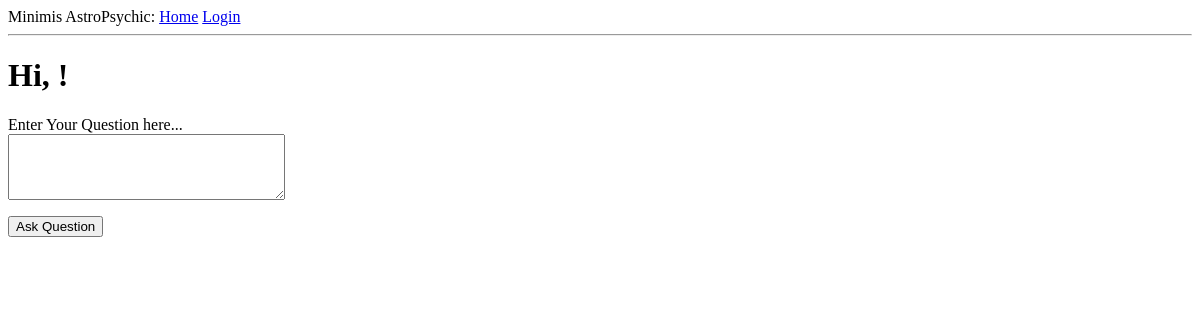
/users, run on an earlier commit of the app's database.
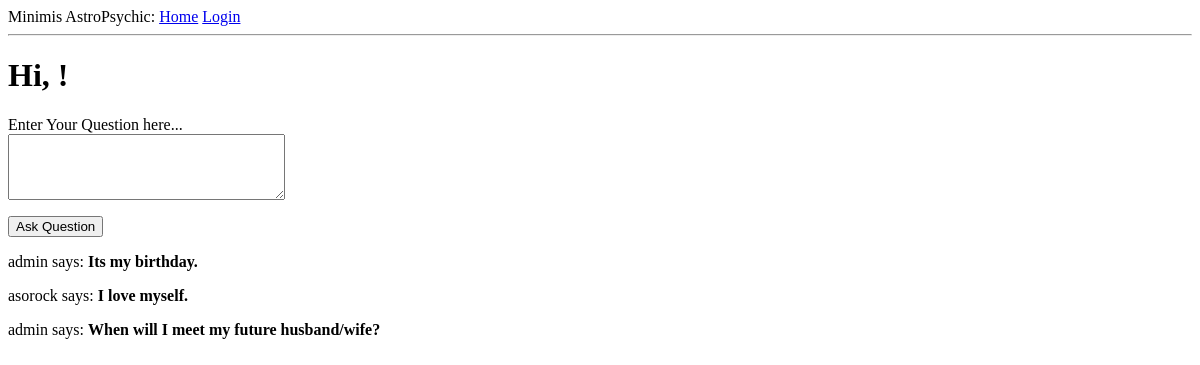
And on a later commit of the database.
### app/models.py (models this page shows, shortened)
class Post(db.Model):
    id = db.Column(db.Integer, primary_key=True)
    body = db.Column(db.String(140))
    timestamp = db.Column(db.DateTime, index=True, default=datetime.utcnow)
    user_id = db.Column(db.Integer, db.ForeignKey('user.id'))

class User(UserMixin, db.Model):
    id = db.Column(db.Integer, primary_key=True)
    firstname = db.Column(db.String(64), index=True, unique=True)
    middlename = db.Column(db.String(64), index=True, unique=True)
    lastname = db.Column(db.String(64), index=True, unique=True)
    dob = db.Column(db.String(64), index=True, unique=True)
    tob = db.Column(db.String(64), index=True, unique=True)
    pob = db.Column(db.String(64), index=True, unique=True)
    mobile = db.Column(db.String(64), index=True, unique=True)
    number_of_questions = db.Column(db.Integer)
    username = db.Column(db.String(64), index=True, unique=True)
    email = db.Column(db.String(120), index=True, unique=True)
    password_hash = db.Column(db.String(128))
    posts = db.relationship('Post', backref='author', lazy='dynamic')
    about_me = db.Column(db.String(140))
    last_seen = db.Column(db.DateTime, default=datetime.utcnow)

### app/users/__init__.py (the view)
@bp.route('/users', methods=['GET', 'POST'])
def users():
    form = PostForm()
    if form.validate_on_submit():
        post = Post(body=form.post.data, author=current_user)
        db.session.add(post)
        db.session.commit()
        flash('Your post is now live!')
        return redirect(url_for('users.users'))
    posts = Post.query.all()
    return render_template("users/users.html", title='Users Page', form=form,posts=posts)

### app/auth/forms.py
class PostForm(FlaskForm):
    post = TextAreaField('Enter Your Question here...', validators=[
        DataRequired(), Length(min=1, max=140)])
    submit = SubmitField('Ask Question')

### app/users/__init__.py (called while the page is built)
@bp.before_request
def before_request():
    if current_user.is_authenticated:
        current_user.last_seen = datetime.utcnow()
        db.session.commit()

### app/templates/users/users.html (shortened to what this page needs)
{% extends "users/base.html" %}
{% block content %}
    <h1>Hi, {{ current_user.username }}!</h1>
    <form action="" method="post">
        <p>
            {{ form.post.label }}<br>
            {{ form.post(cols=32, rows=4) }}<br>
        </p>
        <p>{{ form.submit() }}</p>
    </form>
    {% for post in posts %}
    <p>
    {{ post.author.username }} says: <b>{{ post.body }}</b>
    </p>
    {% endfor %}
{% endblock %}

What changed in the data, as far as the page shows it:
added Post: author.username "admin", body "Its my birthday."
added Post: author.username "asorock", body "I love myself."
added Post: author.username "admin", body "When will I meet my future husband/wife?"
